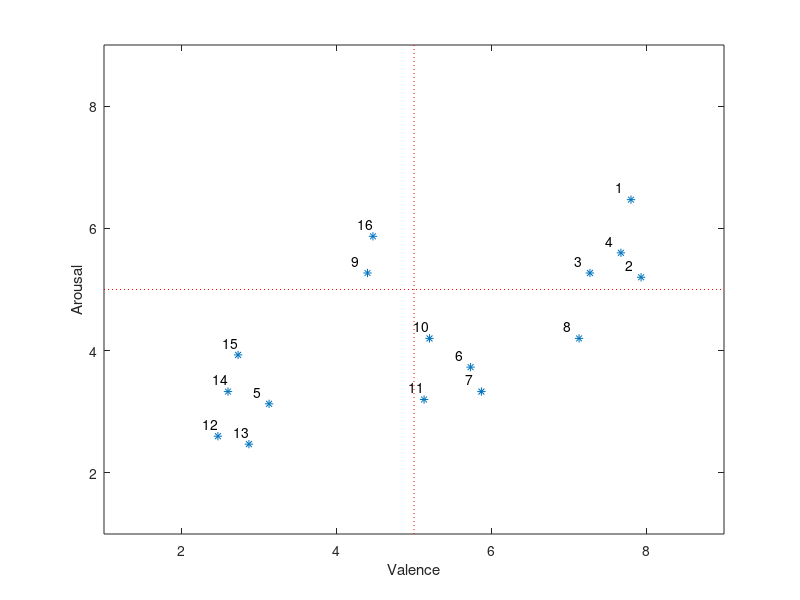

Source code (MATLAB):
%{
k = 1:30;
[B,XY] = bucky;
gplot(B(k,k),XY(k,:),'*')
axis square
%}

V = [7.80 7.93 7.27 7.67 3.13 5.73 5.87 7.13 4.40 5.20 5.13 2.47 2.87 2.60 2.73 4.47];
A = [6.47 5.20 5.27 5.60 3.13 3.73 3.33 4.20 5.27 4.20 3.20 2.60 2.47 3.33 3.93 5.87];
X = V';
Y = A';
figure(1)
plot(V',A','*');
axis([1 9 1 9]);
hold on
plot([5 5],[1 9],'r:');
plot([1 9],[5 5],'r:');
for i = 1:16
  text(X(i)-0.2,Y(i)+0.2,num2str(i));
end
xlabel('Valence');
ylabel('Arousal');
hold off;

% L = [4.67 4.44 3.22 4.33 2.22 3.67 3.67 3.67 4.22 4.11 3.56 2.44 2.67 3.89 3.00 4.00];
% F = [4.44 3.22 2.78 2.44 1.33 2.78 5.00 4.44 2.33 2.78 4.67 2.22 1.44 2.56 1.78 3.00];
% X = L';
% Y = F';
% figure(2)
% plot(X, Y,'*');
% axis([1 5 1 5]);
% hold on
% plot([3 3],[1 5],'r:');
% plot([1 5],[3 3],'r:');
% for i = 1:16
%   text(X(i)-0.1,Y(i)+0.1,num2str(i));
% end
% xlabel('Liking');
% ylabel('Familiar');
% hold off;